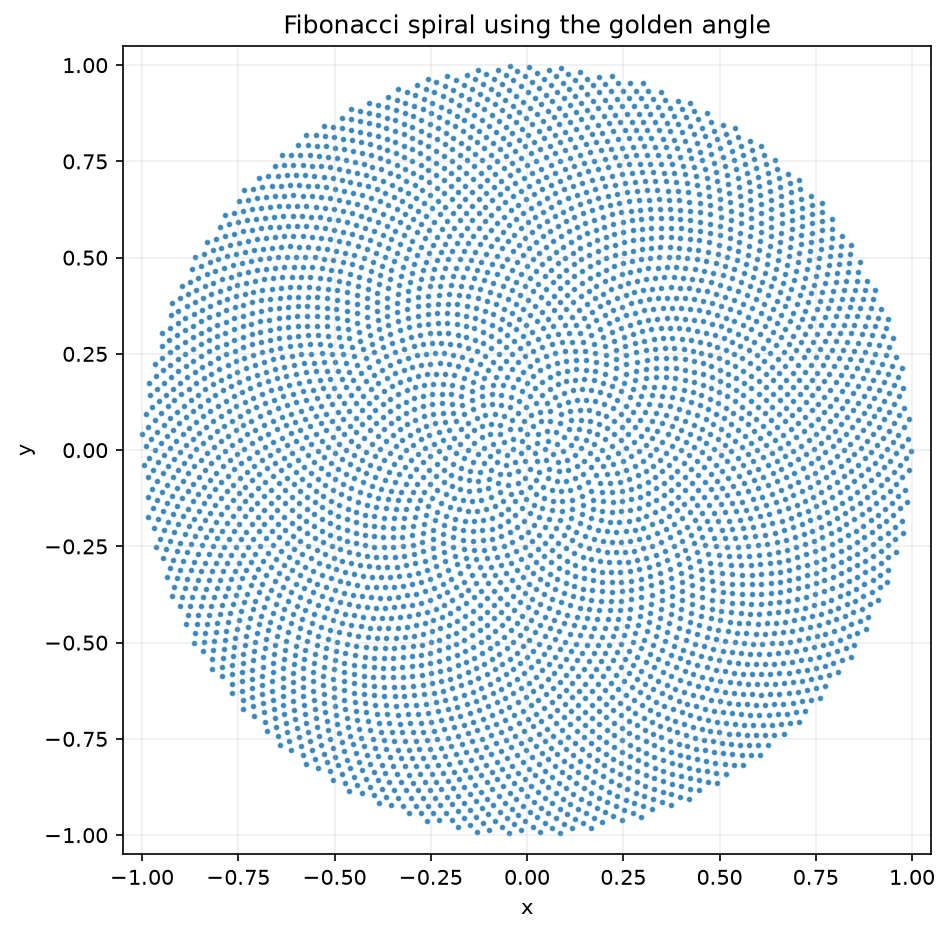

Python code for this plot:
"""Create a 2D Fibonacci spiral, also called a sunflower seed pattern.

Run with:
    python fib_spiral.py

Each point is given a radius and an angle. The angle advances by the golden
angle each time, which spreads neighboring points around the disk.
"""

from pathlib import Path

import matplotlib.pyplot as plt
import numpy as np


OUTPUT_DIR = Path(__file__).resolve().parent
GOLDEN_ANGLE = np.pi * (3.0 - np.sqrt(5.0))
POINT_COUNT = 5_000


def main() -> None:
    # Start just away from the center and expand toward the edge of the disk.
    index = np.arange(POINT_COUNT) + 0.5
    radius = np.sqrt(index / POINT_COUNT)
    angle = index * GOLDEN_ANGLE

    # Convert polar coordinates to Cartesian coordinates.
    x = radius * np.cos(angle)
    y = radius * np.sin(angle)

    plt.figure(figsize=(7, 7))
    plt.scatter(x, y, s=3, color="tab:blue", alpha=0.75)
    plt.gca().set_aspect("equal", adjustable="box")
    plt.xlim(-1.05, 1.05)
    plt.ylim(-1.05, 1.05)
    plt.title("Fibonacci spiral using the golden angle")
    plt.xlabel("x")
    plt.ylabel("y")
    plt.grid(True, alpha=0.2)
    output_path = OUTPUT_DIR / "fib_spiral.png"
    plt.savefig(output_path, dpi=150, bbox_inches="tight")
    print(f"Saved {output_path}")
    plt.show()


if __name__ == "__main__":
    main()
